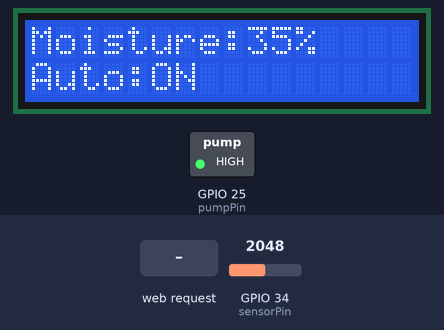
Bench run of a sketch on a simulated ESP32. On the bench: 16×2 character LCD, switched loads named in the sketch (green lamp = pin HIGH). The test bench sets the inputs (shaded band); at power-on: GPIO 34 (sensorPin) = 2048. WiFi joins after 1.5 s; servers stay silent unless stated; what the sketch prints to the serial monitor is not drawn.

Above: at 2.7 s.
2.8 s: HTTP request GET /on received
At 3.8 s:
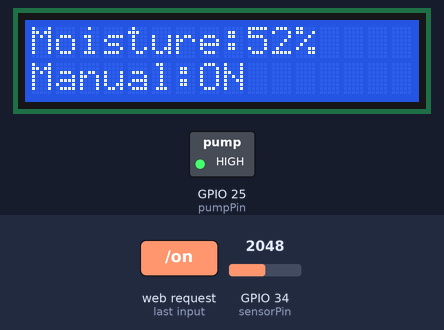
6.0 s: HTTP request GET /off received
At 7.6 s:
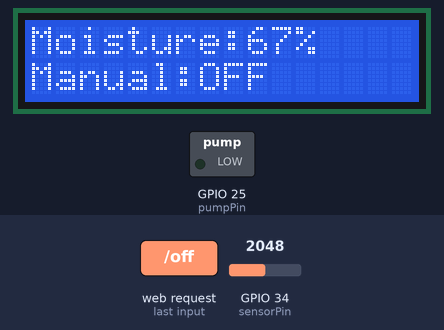
9.2 s: GPIO 34 (sensorPin) set to 2866
At 9.8 s:
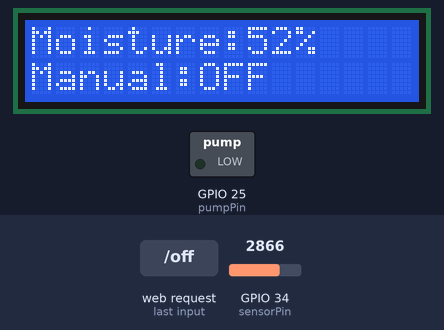
11.4 s: HTTP request GET /on received
At 11.65 s:
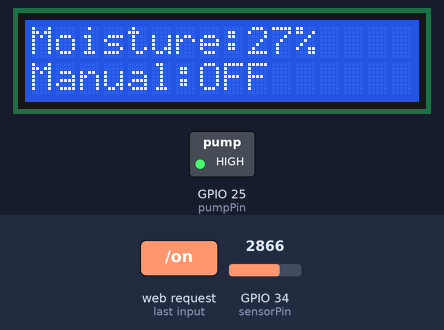
13.2 s: GPIO 34 (sensorPin) set to 3603
At 13.8 s:
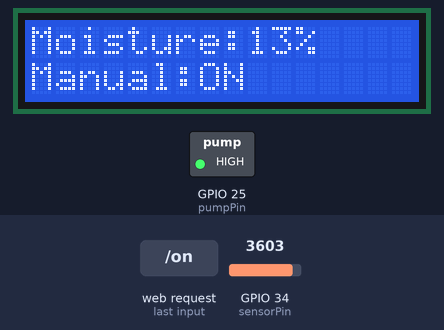
15.5 s: GPIO 34 (sensorPin) set to 2047
At 16.3 s:
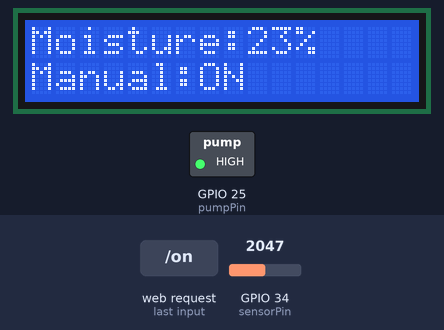
Timing chart, 0 to 18.5 s (numbered marks = the images above; inputs shaded):
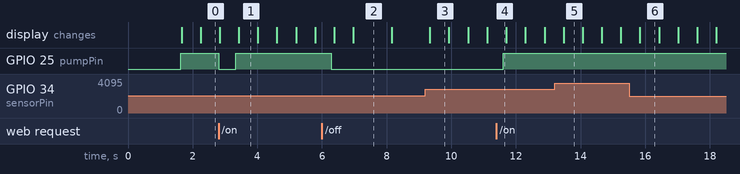

The sketch:

wifi_server_monitor.ino
```cpp
#include <WiFi.h>
#include <WebServer.h>
#include <Wire.h>
#include <LiquidCrystal_I2C.h>

// -------- WIFI --------
const char* ssid = "YOUR_WIFI";
const char* password = "PASSWORD";

// -------- PINS --------
const int sensorPin = 34;
const int pumpPin   = 25;

// -------- LCD --------
LiquidCrystal_I2C lcd(0x27,16,2);

// -------- WEB SERVER --------
WebServer server(80);

// -------- SOIL --------
int dryValue = 3106;
int wetValue = 1578;
float smoothedMoisture = 0;

// -------- PUMP CONTROL --------
bool watering = false;
bool pumpRunning = false;
unsigned long lastToggle = 0;

const unsigned long pumpOnTime  = 6000;   // 6 sec ON (test)
const unsigned long pumpOffTime = 12000;  // 12 sec OFF (test)

int cycleCount = 0;
const int maxCycles = 3;

// -------- MANUAL CONTROL --------
bool manualOverride = false;
bool manualPumpState = false;

// ----------------------------

int readSoil() {
  long total = 0;
  for(int i=0;i<20;i++){
    total += analogRead(sensorPin);
    delay(3);
  }
  return total / 20;
}

// -------- WEB PAGE --------
void handleRoot() {

  int raw = readSoil();
  int moisture = map(raw, dryValue, wetValue, 0, 100);
  moisture = constrain(moisture,0,100);

  smoothedMoisture = (smoothedMoisture * 0.7) + (moisture * 0.3);
  int stableMoisture = (int)smoothedMoisture;

  String html = "<html><body>";
  html += "<h1>Plant Monitor</h1>";

  html += "<p>Moisture: ";
  html += stableMoisture;
  html += "%</p>";

  html += "<p>Mode: ";
  html += (manualOverride ? "MANUAL" : "AUTO");
  html += "</p>";

  html += "<p>Pump: ";
  html += (manualOverride ? (manualPumpState ? "ON" : "OFF") : (pumpRunning ? "ON" : "OFF"));
  html += "</p>";

  html += "<a href='/on'><button>Manual ON</button></a>";
  html += "<a href='/off'><button>Manual OFF</button></a>";
  html += "<a href='/auto'><button>Auto Mode</button></a>";

  html += "</body></html>";

  server.send(200, "text/html", html);
}

// -------- WEB ACTIONS --------
void handleOn() {
  manualOverride = true;
  manualPumpState = true;
  digitalWrite(pumpPin, HIGH);
  server.sendHeader("Location", "/");
  server.send(303);
}

void handleOff() {
  manualOverride = true;
  manualPumpState = false;
  digitalWrite(pumpPin, LOW);
  server.sendHeader("Location", "/");
  server.send(303);
}

void handleAuto() {
  manualOverride = false;
  server.sendHeader("Location", "/");
  server.send(303);
}

// ----------------------------

void setup() {
  Serial.begin(115200);

  pinMode(pumpPin, OUTPUT);
  digitalWrite(pumpPin, LOW);

  lcd.init();
  lcd.backlight();

  // WiFi
  WiFi.begin(ssid, password);
  Serial.print("Connecting");

  while (WiFi.status() != WL_CONNECTED) {
    delay(500);
    Serial.print(".");
  }

  Serial.println("\nConnected!");
  Serial.println(WiFi.localIP());

  // Web routes
  server.on("/", handleRoot);
  server.on("/on", handleOn);
  server.on("/off", handleOff);
  server.on("/auto", handleAuto);

  server.begin();
}

// ----------------------------

void loop() {

  server.handleClient();

  int raw = readSoil();
  int moisture = map(raw, dryValue, wetValue, 0, 100);
  moisture = constrain(moisture,0,100);

  smoothedMoisture = (smoothedMoisture * 0.7) + (moisture * 0.3);
  int stableMoisture = (int)smoothedMoisture;

  unsigned long now = millis();

  // -------- AUTOMATIC MODE --------
  if(!manualOverride){

    if(!watering && stableMoisture < 30){
      watering = true;
      pumpRunning = true;
      cycleCount = 0;
      lastToggle = now;
      digitalWrite(pumpPin, HIGH);
      Serial.println("Auto watering started");
    }

    if(watering && (cycleCount >= maxCycles || stableMoisture > 40)){
      watering = false;
      pumpRunning = false;
      digitalWrite(pumpPin, LOW);
      Serial.println("Auto watering stopped");
    }

    if(watering){
      if(pumpRunning && (now - lastToggle >= pumpOnTime)){
        pumpRunning = false;
        lastToggle = now;
        digitalWrite(pumpPin, LOW);
        cycleCount++;
      }
      else if(!pumpRunning && (now - lastToggle >= pumpOffTime)){
        if(cycleCount < maxCycles && stableMoisture < 40){
          pumpRunning = true;
          lastToggle = now;
          digitalWrite(pumpPin, HIGH);
        }
      }
    }
  }

  // -------- LCD --------
  lcd.setCursor(0,0);
  lcd.print("Moisture:");
  lcd.print(stableMoisture);
  lcd.print("%   ");

  lcd.setCursor(0,1);
  if(manualOverride){
    lcd.print("Manual:");
    lcd.print(manualPumpState ? "ON " : "OFF");
  } else {
    lcd.print("Auto:");
    lcd.print(pumpRunning ? "ON " : "OFF");
  }
  lcd.print("     ");

  delay(500);
}
```

Measured:
- after the input at 2.8 s, the display: first differs from a run without the input after 0.63 s (image 1)
- after the input at 6.0 s, GPIO 25 (pumpPin): HIGH → LOW after 0.29 s; the display: first changes after 0.38 s (image 2 shows a later state)
- after the input at 9.2 s, the display: changes after 0.14 s (image 3)
- after the input at 11.4 s, GPIO 25 (pumpPin): LOW → HIGH after 0.21 s
- what the display in image 1 shows lasts 0.6 s, from 3.4 s to 4.0 s
- what the display in image 2 shows lasts 1.2 s, from 7.0 s to 8.2 s
